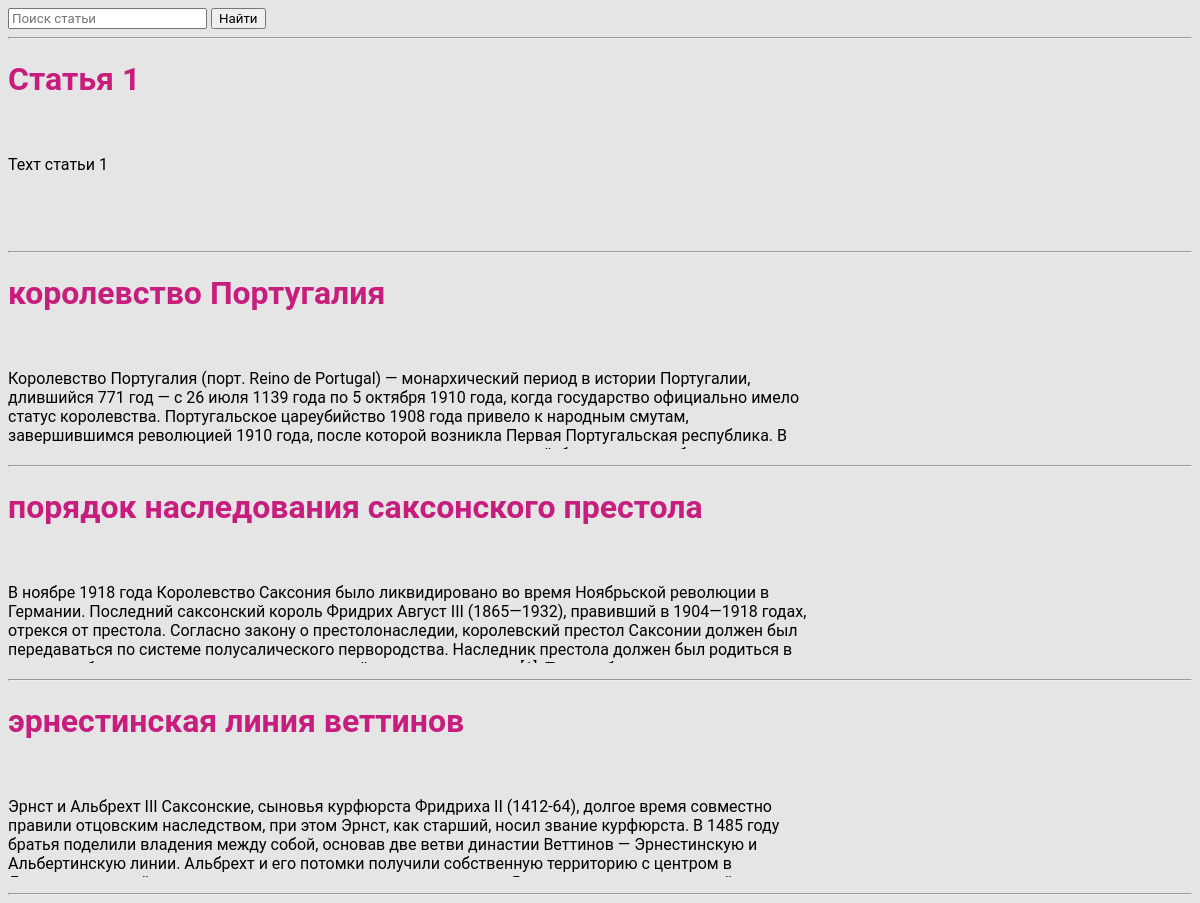
The page /articles on the database its author committed.
### main.py (models this page shows)
class Article(db.Model):
    id = db.Column(db.Integer, primary_key=True)
    title = db.Column(db.String)
    content = db.Column(db.String)

### main.py (the view)
@app.route('/articles')
def article_all():
    if request.args.get('q'):
        articles = Article.query.filter(request.args.get('q') == Article.title)
    else:
        articles = Article.query.order_by(Article.title).all()
    return render_template('all_articles.html', articles=articles)

### templates/all_articles.html (shortened to what this page needs)
<!DOCTYPE html>
<html lang="en">
<head>
    <link rel="stylesheet" href='{{ url_for("static", filename="style.css")}}'>
</head>
<body>
    <form method="GET">
        <input type="search" name='q' id='q' placeholder="Поиск статьи" >
        <button type="submit">Найти</button>
    </form>
    <hr>
    {% for article in articles %}
        <h1><a href="/articles/{{article.id}}" style="text-decoration: none; color: #C71E7E;">{{article.title}}</a></h1><br>
        <p class="text">{{article.content}}</p>
    <hr>
    {% endfor %}
</body>
</html>

### static/style.css (style rules this page uses)
* { font-family: "Roboto", sans-serif; }
body { background-color: #e5e5e5; }
.text { width: 800px; height: 80px; display: -webkit-box; -webkit-line-clamp:3; -width-box-orient: vertical; overflow:hidden; rext-overflow: ellipsis; }

### rows shown on the page
Article: title "Статья 1", content "Техт статьи 1"
Article: title "королевство Португалия", content "Королевство Португалия (порт. Reino de Portugal) — монархический период в истории Португалии, длившийся 771 год — с 26 июля 1139 года по 5 октября 1910 года, когда государство официально имело статус королевства. Португальское цареубийство 1908 года привело к народным смутам, завершившимся революцией 1910 года, после которой возникла Первая Португальская республика.…"
Article: title "порядок наследования саксонского престола", content "В ноябре 1918 года Королевство Саксония было ликвидировано во время Ноябрьской революции в Германии. Последний саксонский король Фридрих Август III (1865—1932), правивший в 1904—1918 годах, отрекся от престола. Согласно закону о престолонаследии, королевский престол Саксонии должен был передаваться по системе полусалического первородства. Наследник престола должен был родиться…"
Article: title "эрнестинская линия веттинов", content "Эрнст и Альбрехт III Саксонские, сыновья курфюрста Фридриха II (1412-64), долгое время совместно правили отцовским наследством, при этом Эрнст, как старший, носил звание курфюрста. В 1485 году братья поделили владения между собой, основав две ветви династии Веттинов — Эрнестинскую и Альбертинскую линии. Альбрехт и его потомки получили собственную территорию с центром…"
